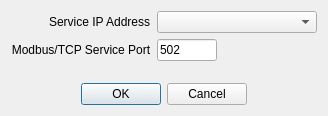
<?xml version="1.0" encoding="UTF-8"?>
<ui version="4.0">
 <class>DialogSelectServicePort</class>
 <widget class="QDialog" name="DialogSelectServicePort">
  <property name="geometry">
   <rect>
    <x>0</x>
    <y>0</y>
    <width>328</width>
    <height>116</height>
   </rect>
  </property>
  <property name="windowTitle">
   <string>Select Service IP Address and Port</string>
  </property>
  <layout class="QVBoxLayout" name="verticalLayout">
   <item>
    <layout class="QFormLayout" name="formLayout">
     <property name="labelAlignment">
      <set>Qt::AlignRight|Qt::AlignTrailing|Qt::AlignVCenter</set>
     </property>
     <item row="1" column="1">
      <widget class="NumericLineEdit" name="lineEditPort">
       <property name="sizePolicy">
        <sizepolicy hsizetype="Fixed" vsizetype="Fixed">
         <horstretch>0</horstretch>
         <verstretch>0</verstretch>
        </sizepolicy>
       </property>
       <property name="maximumSize">
        <size>
         <width>60</width>
         <height>16777215</height>
        </size>
       </property>
       <property name="text">
        <string>502</string>
       </property>
      </widget>
     </item>
     <item row="1" column="0">
      <widget class="QLabel" name="label">
       <property name="text">
        <string>Modbus/TCP Service Port</string>
       </property>
       <property name="alignment">
        <set>Qt::AlignCenter</set>
       </property>
      </widget>
     </item>
     <item row="0" column="1">
      <widget class="QComboBox" name="comboBoxIp"/>
     </item>
     <item row="0" column="0">
      <widget class="QLabel" name="label_2">
       <property name="text">
        <string>Service IP Address</string>
       </property>
      </widget>
     </item>
    </layout>
   </item>
   <item>
    <widget class="QDialogButtonBox" name="buttonBox">
     <property name="orientation">
      <enum>Qt::Horizontal</enum>
     </property>
     <property name="standardButtons">
      <set>QDialogButtonBox::Cancel|QDialogButtonBox::Ok</set>
     </property>
     <property name="centerButtons">
      <bool>true</bool>
     </property>
    </widget>
   </item>
  </layout>
 </widget>
 <customwidgets>
  <customwidget>
   <class>NumericLineEdit</class>
   <extends>QLineEdit</extends>
   <header>numericlineedit.h</header>
  </customwidget>
 </customwidgets>
 <resources/>
 <connections>
  <connection>
   <sender>buttonBox</sender>
   <signal>accepted()</signal>
   <receiver>DialogSelectServicePort</receiver>
   <slot>accept()</slot>
   <hints>
    <hint type="sourcelabel">
     <x>248</x>
     <y>254</y>
    </hint>
    <hint type="destinationlabel">
     <x>157</x>
     <y>274</y>
    </hint>
   </hints>
  </connection>
  <connection>
   <sender>buttonBox</sender>
   <signal>rejected()</signal>
   <receiver>DialogSelectServicePort</receiver>
   <slot>reject()</slot>
   <hints>
    <hint type="sourcelabel">
     <x>316</x>
     <y>260</y>
    </hint>
    <hint type="destinationlabel">
     <x>286</x>
     <y>274</y>
    </hint>
   </hints>
  </connection>
 </connections>
</ui>
